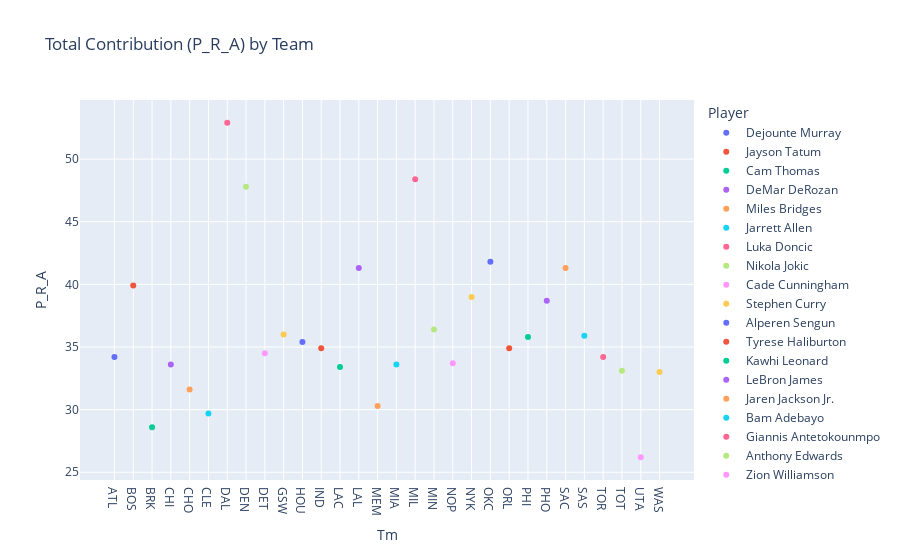

Notebook code for this chart:
### Code cell
fig_scatter = px.scatter(top_players, x='Tm', y='P_R_A', color='Player', title='Total Contribution (P_R_A) by Team')
fig_scatter.show()

### Figure 1 — Plotly figure (JSON) as saved in the notebook; plotly's stock layout.template omitted (floating-point values rounded to 4 significant figures)
{"data": [{"hovertemplate": "Player=Dejounte Murray<br>Tm=%{x}<br>P_R_A=%{y}<extra></extra>", "legendgroup": "Dejounte Murray", "marker": {"color": "#636efa", "symbol": "circle"}, "mode": "markers", "name": "Dejounte Murray", "orientation": "v", "showlegend": true, "type": "scatter", "x": ["ATL"], "xaxis": "x", "y": [34.2], "yaxis": "y"}, {"hovertemplate": "Player=Jayson Tatum<br>Tm=%{x}<br>P_R_A=%{y}<extra></extra>", "legendgroup": "Jayson Tatum", "marker": {"color": "#EF553B", "symbol": "circle"}, "mode": "markers", "name": "Jayson Tatum", "orientation": "v", "showlegend": true, "type": "scatter", "x": ["BOS"], "xaxis": "x", "y": [39.9], "yaxis": "y"}, {"hovertemplate": "Player=Cam Thomas<br>Tm=%{x}<br>P_R_A=%{y}<extra></extra>", "legendgroup": "Cam Thomas", "marker": {"color": "#00cc96", "symbol": "circle"}, "mode": "markers", "name": "Cam Thomas", "orientation": "v", "showlegend": true, "type": "scatter", "x": ["BRK"], "xaxis": "x", "y": [28.6], "yaxis": "y"}, {"hovertemplate": "Player=DeMar DeRozan<br>Tm=%{x}<br>P_R_A=%{y}<extra></extra>", "legendgroup": "DeMar DeRozan", "marker": {"color": "#ab63fa", "symbol": "circle"}, "mode": "markers", "name": "DeMar DeRozan", "orientation": "v", "showlegend": true, "type": "scatter", "x": ["CHI"], "xaxis": "x", "y": [33.6], "yaxis": "y"}, {"hovertemplate": "Player=Miles Bridges<br>Tm=%{x}<br>P_R_A=%{y}<extra></extra>", "legendgroup": "Miles Bridges", "marker": {"color": "#FFA15A", "symbol": "circle"}, "mode": "markers", "name": "Miles Bridges", "orientation": "v", "showlegend": true, "type": "scatter", "x": ["CHO"], "xaxis": "x", "y": [31.6], "yaxis": "y"}, {"hovertemplate": "Player=Jarrett Allen<br>Tm=%{x}<br>P_R_A=%{y}<extra></extra>", "legendgroup": "Jarrett Allen", "marker": {"color": "#19d3f3", "symbol": "circle"}, "mode": "markers", "name": "Jarrett Allen", "orientation": "v", "showlegend": true, "type": "scatter", "x": ["CLE"], "xaxis": "x", "y": [29.7], "yaxis": "y"}, {"hovertemplate": "Player=Luka Doncic<br>Tm=%{x}<br>P_R_A=%{y}<extra></extra>", "legendgroup": "Luka Doncic", "marker": {"color": "#FF6692", "symbol": "circle"}, "mode": "markers", "name": "Luka Doncic", "orientation": "v", "showlegend": true, "type": "scatter", "x": ["DAL"], "xaxis": "x", "y": [52.9], "yaxis": "y"}, {"hovertemplate": "Player=Nikola Jokic<br>Tm=%{x}<br>P_R_A=%{y}<extra></extra>", "legendgroup": "Nikola Jokic", "marker": {"color": "#B6E880", "symbol": "circle"}, "mode": "markers", "name": "Nikola Jokic", "orientation": "v", "showlegend": true, "type": "scatter", "x": ["DEN"], "xaxis": "x", "y": [47.8], "yaxis": "y"}, {"hovertemplate": "Player=Cade Cunningham<br>Tm=%{x}<br>P_R_A=%{y}<extra></extra>", "legendgroup": "Cade Cunningham", "marker": {"color": "#FF97FF", "symbol": "circle"}, "mode": "markers", "name": "Cade Cunningham", "orientation": "v", "showlegend": true, "type": "scatter", "x": ["DET"], "xaxis": "x", "y": [34.5], "yaxis": "y"}, {"hovertemplate": "Player=Stephen Curry<br>Tm=%{x}<br>P_R_A=%{y}<extra></extra>", "legendgroup": "Stephen Curry", "marker": {"color": "#FECB52", "symbol": "circle"}, "mode": "markers", "name": "Stephen Curry", "orientation": "v", "showlegend": true, "type": "scatter", "x": ["GSW"], "xaxis": "x", "y": [36], "yaxis": "y"}, {"hovertemplate": "Player=Alperen Sengun<br>Tm=%{x}<br>P_R_A=%{y}<extra></extra>", "legendgroup": "Alperen Sengun", "marker": {"color": "#636efa", "symbol": "circle"}, "mode": "markers", "name": "Alperen Sengun", "orientation": "v", "showlegend": true, "type": "scatter", "x": ["HOU"], "xaxis": "x", "y": [35.4], "yaxis": "y"}, {"hovertemplate": "Player=Tyrese Haliburton<br>Tm=%{x}<br>P_R_A=%{y}<extra></extra>", "legendgroup": "Tyrese Haliburton", "marker": {"color": "#EF553B", "symbol": "circle"}, "mode": "markers", "name": "Tyrese Haliburton", "orientation": "v", "showlegend": true, "type": "scatter", "x": ["IND"], "xaxis": "x", "y": [34.9], "yaxis": "y"}, {"hovertemplate": "Player=Kawhi Leonard<br>Tm=%{x}<br>P_R_A=%{y}<extra></extra>", "legendgroup": "Kawhi Leonard", "marker": {"color": "#00cc96", "symbol": "circle"}, "mode": "markers", "name": "Kawhi Leonard", "orientation": "v", "showlegend": true, "type": "scatter", "x": ["LAC"], "xaxis": "x", "y": [33.4], "yaxis": "y"}, {"hovertemplate": "Player=LeBron James<br>Tm=%{x}<br>P_R_A=%{y}<extra></extra>", "legendgroup": "LeBron James", "marker": {"color": "#ab63fa", "symbol": "circle"}, "mode": "markers", "name": "LeBron James", "orientation": "v", "showlegend": true, "type": "scatter", "x": ["LAL"], "xaxis": "x", "y": [41.3], "yaxis": "y"}, {"hovertemplate": "Player=Jaren Jackson Jr.<br>Tm=%{x}<br>P_R_A=%{y}<extra></extra>", "legendgroup": "Jaren Jackson Jr.", "marker": {"color": "#FFA15A", "symbol": "circle"}, "mode": "markers", "name": "Jaren Jackson Jr.", "orientation": "v", "showlegend": true, "type": "scatter", "x": ["MEM"], "xaxis": "x", "y": [30.3], "yaxis": "y"}, {"hovertemplate": "Player=Bam Adebayo<br>Tm=%{x}<br>P_R_A=%{y}<extra></extra>", "legendgroup": "Bam Adebayo", "marker": {"color": "#19d3f3", "symbol": "circle"}, "mode": "markers", "name": "Bam Adebayo", "orientation": "v", "showlegend": true, "type": "scatter", "x": ["MIA"], "xaxis": "x", "y": [33.6], "yaxis": "y"}, {"hovertemplate": "Player=Giannis Antetokounmpo<br>Tm=%{x}<br>P_R_A=%{y}<extra></extra>", "legendgroup": "Giannis Antetokounmpo", "marker": {"color": "#FF6692", "symbol": "circle"}, "mode": "markers", "name": "Giannis Antetokounmpo", "orientation": "v", "showlegend": true, "type": "scatter", "x": ["MIL"], "xaxis": "x", "y": [48.4], "yaxis": "y"}, {"hovertemplate": "Player=Anthony Edwards<br>Tm=%{x}<br>P_R_A=%{y}<extra></extra>", "legendgroup": "Anthony Edwards", "marker": {"color": "#B6E880", "symbol": "circle"}, "mode": "markers", "name": "Anthony Edwards", "orientation": "v", "showlegend": true, "type": "scatter", "x": ["MIN"], "xaxis": "x", "y": [36.4], "yaxis": "y"}, {"hovertemplate": "Player=Zion Williamson<br>Tm=%{x}<br>P_R_A=%{y}<extra></extra>", "legendgroup": "Zion Williamson", "marker": {"color": "#FF97FF", "symbol": "circle"}, "mode": "markers", "name": "Zion Williamson", "orientation": "v", "showlegend": true, "type": "scatter", "x": ["NOP"], "xaxis": "x", "y": [33.7], "yaxis": "y"}, {"hovertemplate": "Player=Jalen Brunson<br>Tm=%{x}<br>P_R_A=%{y}<extra></extra>", "legendgroup": "Jalen Brunson", "marker": {"color": "#FECB52", "symbol": "circle"}, "mode": "markers", "name": "Jalen Brunson", "orientation": "v", "showlegend": true, "type": "scatter", "x": ["NYK"], "xaxis": "x", "y": [39], "yaxis": "y"}, {"hovertemplate": "Player=Shai Gilgeous-Alexander<br>Tm=%{x}<br>P_R_A=%{y}<extra></extra>", "legendgroup": "Shai Gilgeous-Alexander", "marker": {"color": "#636efa", "symbol": "circle"}, "mode": "markers", "name": "Shai Gilgeous-Alexander", "orientation": "v", "showlegend": true, "type": "scatter", "x": ["OKC"], "xaxis": "x", "y": [41.8], "yaxis": "y"}, {"hovertemplate": "Player=Paolo Banchero<br>Tm=%{x}<br>P_R_A=%{y}<extra></extra>", "legendgroup": "Paolo Banchero", "marker": {"color": "#EF553B", "symbol": "circle"}, "mode": "markers", "name": "Paolo Banchero", "orientation": "v", "showlegend": true, "type": "scatter", "x": ["ORL"], "xaxis": "x", "y": [34.9], "yaxis": "y"}, {"hovertemplate": "Player=Tyrese Maxey<br>Tm=%{x}<br>P_R_A=%{y}<extra></extra>", "legendgroup": "Tyrese Maxey", "marker": {"color": "#00cc96", "symbol": "circle"}, "mode": "markers", "name": "Tyrese Maxey", "orientation": "v", "showlegend": true, "type": "scatter", "x": ["PHI"], "xaxis": "x", "y": [35.8], "yaxis": "y"}, {"hovertemplate": "Player=Kevin Durant<br>Tm=%{x}<br>P_R_A=%{y}<extra></extra>", "legendgroup": "Kevin Durant", "marker": {"color": "#ab63fa", "symbol": "circle"}, "mode": "markers", "name": "Kevin Durant", "orientation": "v", "showlegend": true, "type": "scatter", "x": ["PHO"], "xaxis": "x", "y": [38.7], "yaxis": "y"}, {"hovertemplate": "Player=Domantas Sabonis<br>Tm=%{x}<br>P_R_A=%{y}<extra></extra>", "legendgroup": "Domantas Sabonis", "marker": {"color": "#FFA15A", "symbol": "circle"}, "mode": "markers", "name": "Domantas Sabonis", "orientation": "v", "showlegend": true, "type": "scatter", "x": ["SAC"], "xaxis": "x", "y": [41.3], "yaxis": "y"}, {"hovertemplate": "Player=Victor Wembanyama<br>Tm=%{x}<br>P_R_A=%{y}<extra></extra>", "legendgroup": "Victor Wembanyama", "marker": {"color": "#19d3f3", "symbol": "circle"}, "mode": "markers", "name": "Victor Wembanyama", "orientation": "v", "showlegend": true, "type": "scatter", "x": ["SAS"], "xaxis": "x", "y": [35.9], "yaxis": "y"}, {"hovertemplate": "Player=Scottie Barnes<br>Tm=%{x}<br>P_R_A=%{y}<extra></extra>", "legendgroup": "Scottie Barnes", "marker": {"color": "#FF6692", "symbol": "circle"}, "mode": "markers", "name": "Scottie Barnes", "orientation": "v", "showlegend": true, "type": "scatter", "x": ["TOR"], "xaxis": "x", "y": [34.2], "yaxis": "y"}, {"hovertemplate": "Player=Pascal Siakam<br>Tm=%{x}<br>P_R_A=%{y}<extra></extra>", "legendgroup": "Pascal Siakam", "marker": {"color": "#B6E880", "symbol": "circle"}, "mode": "markers", "name": "Pascal Siakam", "orientation": "v", "showlegend": true, "type": "scatter", "x": ["TOT"], "xaxis": "x", "y": [33.1], "yaxis": "y"}, {"hovertemplate": "Player=Collin Sexton<br>Tm=%{x}<br>P_R_A=%{y}<extra></extra>", "legendgroup": "Collin Sexton", "marker": {"color": "#FF97FF", "symbol": "circle"}, "mode": "markers", "name": "Collin Sexton", "orientation": "v", "showlegend": true, "type": "scatter", "x": ["UTA"], "xaxis": "x", "y": [26.2], "yaxis": "y"}, {"hovertemplate": "Player=Kyle Kuzma<br>Tm=%{x}<br>P_R_A=%{y}<extra></extra>", "legendgroup": "Kyle Kuzma", "marker": {"color": "#FECB52", "symbol": "circle"}, "mode": "markers", "name": "Kyle Kuzma", "orientation": "v", "showlegend": true, "type": "scatter", "x": ["WAS"], "xaxis": "x", "y": [33], "yaxis": "y"}], "layout": {"legend": {"title": {"text": "Player"}, "tracegroupgap": 0}, "title": {"text": "Total Contribution (P_R_A) by Team"}, "xaxis": {"anchor": "y", "domain": [0, 1], "title": {"text": "Tm"}}, "yaxis": {"anchor": "x", "domain": [0, 1], "title": {"text": "P_R_A"}}}}
